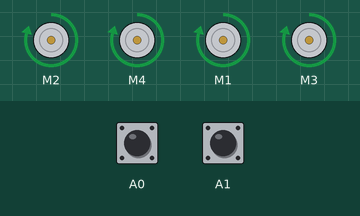
Recording of a sketch running on a simulated Arduino Uno, built with avr-gcc and run on an emulated ATmega328P. On the bench: 4 × DC motor (green arrow = forward, orange = backward, longer = faster). Inputs (shaded band) come from the test bench; at power-on: A0 HIGH, A1 HIGH.

Above: at 1.2 s.
1.3 s: A0 pulled LOW for 0.15 s
At 2.0 s:
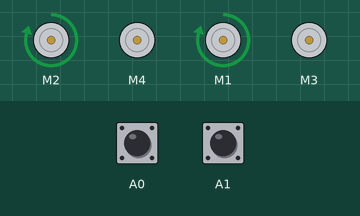
2.9 s: A1 pulled LOW for 0.15 s
At 3.2 s:
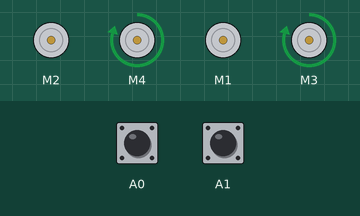
4.5 s: A0 pulled LOW for 1 s
At 5.6 s:
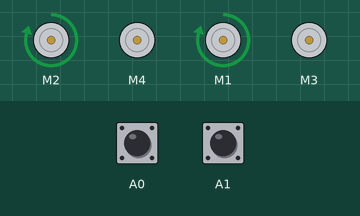
7.0 s: A1 pulled LOW for 1 s
At 7.6 s:
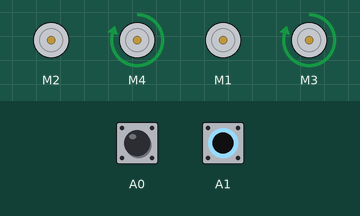
Timing chart, 0 to 10.0 s (numbered marks = the images above; inputs shaded):
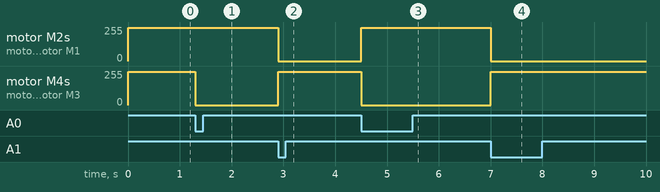

Measured:
- after the input at 1.3 s, motor M4, motor M3: forward 250/255 → stopped at once
- after the input at 2.9 s, motor M2, motor M1: forward 250/255 → stopped at once; motor M4, motor M3: stopped → forward 250/255 at once
- after the input at 4.5 s, motor M2, motor M1: stopped → forward 250/255 at once; motor M4, motor M3: forward 250/255 → stopped at once
- after the input at 7.0 s, motor M2, motor M1: forward 250/255 → stopped at once; motor M4, motor M3: stopped → forward 250/255 at once

The sketch:

motor_control_master.ino
```cpp
#include <AFMotor.h>
AF_DCMotor motor1(2); //motor1 (front left) is m2
AF_DCMotor motor2(4); // motor2 (front right) is m4

AF_DCMotor motor3(1); //motor3 (rear left) is m1
AF_DCMotor motor4(3); //motor4 (rear right) is m3

//ir sensors connected to pwm / This should change accordingly
int left = digitalRead(A0);
int right = digitalRead(A1);
//int value = 0;

//integer variables

int Left = 0;
int Right = 0;

//calling functions inside loop
void LEFT(void);
void RIGHT(void);
void STOP(void);


void setup() {

  AF_DCMotor motor1(2, OUTPUT); //motor1 (front left) is m2
  AF_DCMotor motor2(4, OUTPUT); // motor2 (front right) is m4

  AF_DCMotor motor3(1, OUTPUT); //motor3 (rear left) is m1
  AF_DCMotor motor4(4, OUTPUT); //motor4 (rear right) is m3

  //set up ir sensors
  pinMode(A0, INPUT);
  pinMode(A1, INPUT);


  //turn on ir sensors
  digitalWrite(A0, HIGH);
  digitalWrite(A1, HIGH);
  Serial.begin(9600);

}

void loop() {

  motor1.setSpeed(250); //0 to 255 as 0 is off and 255 is full throttle
  motor2.setSpeed(250); //maybe set 0
  motor3.setSpeed(250);
  motor4.setSpeed(250); //maybe set 0 */
  /*
    int left = analogRead(A0);
    int right = analogRead(A1);
    Serial.println(left);
    Serial.println(right); */
  /*motor1.setSpeed(250); //0 to 255 as 0 is off and 255 is full throttle
    motor2.setSpeed(0); //maybe set 0
    motor3.setSpeed(250);
    motor4.setSpeed(0); //maybe set 0*/
  // Direction
  motor1.run(FORWARD);
  motor2.run(FORWARD);
  motor3.run(FORWARD);
  motor4.run(FORWARD);


  /*try different combinations of forward and backward to spin in a circle
    try the same directions to go the same direction
    motor2.run(BACKWARD); make wheels go backwards
    motor2.run(RELEASE); stops the motor
    motor1.setSpeed(100); set speed here is fine as well
  */

  /*wonder if we have to set speed by analog
    analogWrite(motor1,250);
    analogWrite(motor2,0);
    analogWrite(mot3,250);
    analogWrite(motor4,0);
  */

  //this loop is reading inputs from both ir sensors
  while (1) {
    //reading inputs
    Left = /*analogRead(left);*/ digitalRead(A0);
    Right = /*analogRead(right);*/ digitalRead(A1);

    //if left ir sensor didnt detect anything, run left again
    if ((Left == 0 && Right == 1 ) == 1) // if ((Left == 0 && Right == 1) == 1)
      LEFT();

    //if right ir sensor didn't detect anyting, run right again
    else if ((Right == 0 && Left == 1) == 1) //((Right == 0 && Left == 1) == 1)
      RIGHT();
  }

}

//left ir sensor function
void LEFT(void) {
  motor1.setSpeed(30);
  motor2.setSpeed(0);
  motor3.setSpeed(30); //analogWrite(motor3, 0);
  motor4.setSpeed(0);//analogWrite(motor4, 30);

  //from loop
  while (Left == 0) {
    //try reading inputs again
    Left = digitalRead(A0); //analogRead(left);
    Right = digitalRead(A1); //analogRead(right);
    //this time if Right ir sensor didn't get anything
    if (Right == 0) {
      //new variables
      int lprev = Left;
      int rprev = Right;
      //bascially in this while loop if left is still 0 and right is also 0 then stop
      STOP();
      //while both ir sensors are receving inputs correctly
      while (((lprev == Left) && (rprev == Right)) == 1) {
        //keep reading inputs
        Left = digitalRead(A0); //analogRead(left);
        Right = digitalRead(A1); //analogRead(right);
      }

    }
    //honestly I'm stuck here
    motor1.setSpeed(250); //analogWrite(motor1, 250);
    motor2.setSpeed(0); //analogWrite(motor2, 0);
    motor3.setSpeed(250);
    motor4.setSpeed(0);

  }
  //same
  motor1.setSpeed(250);
  motor2.setSpeed(0);
  motor3.setSpeed(250); //analogWrite(motor3, 250);
  motor4.setSpeed(0); //analogWrite(motor4, 0);
}

// right ir sensor function
void RIGHT(void) {
  {
    motor1.setSpeed(0); // analogWrite(motor1, 0);
    motor2.setSpeed(30); //analogWrite(motor2, 30);
    motor3.setSpeed(0);
    motor4.setSpeed(30);

    while (Right == 0)
    {
      Left = digitalRead(A0); //analogRead(left);
      Right = digitalRead(A1); //analogRead(right);
      if (Left == 0)
      {
        int lprev = Left;
        int rprev = Right;
        STOP();
        while (((lprev == Left) && (rprev == Right)) == 1)
        {
          Left = digitalRead(A0); //analogRead(left);
          Right = digitalRead(A1); //analogRead(right);
        }
      }
      motor1.setSpeed(0);
      motor2.setSpeed(250);
      motor3.setSpeed(0); //analogWrite(motor3, 255);
      motor4.setSpeed(250); //analogWrite(motor4, 0);
    }
    motor1.setSpeed(0); //analogWrite(motor1, 255);
    motor2.setSpeed(250); // analogWrite(motor2, 0);
    motor3.setSpeed(0); //analogWrite(motor3, 255);
    motor4.setSpeed(250);
  }
}

//calling this function stops all motor
void STOP(void) {
  motor1.run(RELEASE);
  motor2.run(RELEASE);
  motor3.run(RELEASE);
  motor4.run(RELEASE);

  loop();

}
```
